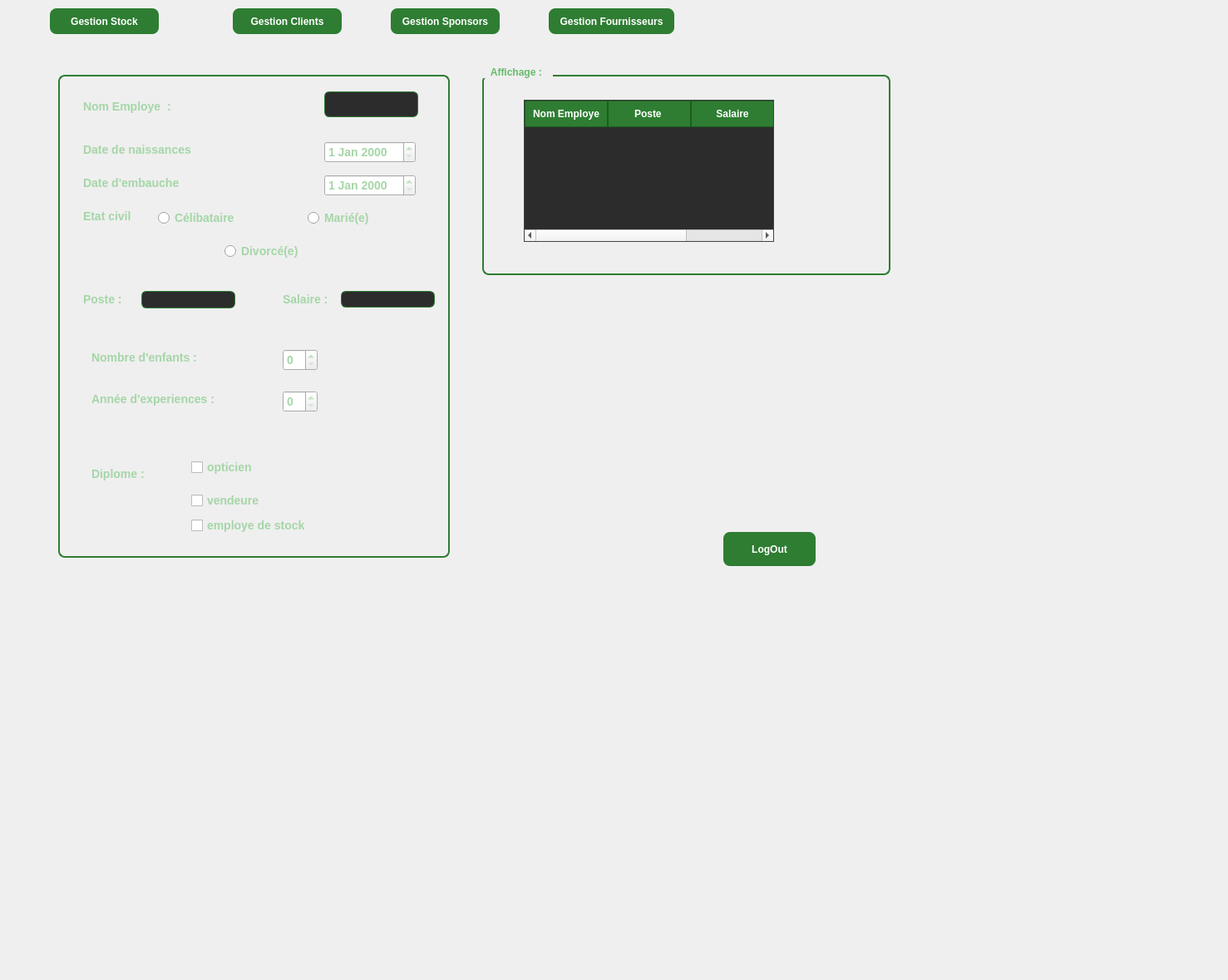
<?xml version="1.0" encoding="UTF-8"?>
<ui version="4.0">
 <class>MainWindow</class>
 <widget class="QMainWindow" name="MainWindow">
  <property name="geometry">
   <rect>
    <x>0</x>
    <y>0</y>
    <width>1477</width>
    <height>1179</height>
   </rect>
  </property>
  <property name="windowTitle">
   <string>MainWindow</string>
  </property>
  <property name="styleSheet">
   <string notr="true">QMainWindow {
    background-image: url(:/images/background.jpg); /* chemin de ton image */
    background-repeat: no-repeat;
    background-position: center;
    background-attachment: fixed;

  
}

 /* Labels */ QLabel { font-size: 14px; font-weight: bold; color: #A5D6A7; /* vert pâle */ } /* Champs de saisie */ QLineEdit { border: 1px solid #2E7D32; border-radius: 6px; padding: 6px; background-color: #2C2C2C; color: #E0E0E0; } QLineEdit:focus { border: 1px solid #66BB6A; /* vert clair */ background-color: #333333; } /* Boutons */ QPushButton { background-color: #2E7D32; /* vert sombre */ color: white; border-radius: 8px; padding: 6px 14px; font-weight: bold; } QPushButton:hover { background-color: #388E3C; } QPushButton:pressed { background-color: #1B5E20; } /* Table des produits */ QTableWidget { background-color: #2C2C2C; border: 1px solid #424242; gridline-color: #555555; selection-background-color: #2E7D32; /* vert sélection */ selection-color: white; color: #E0E0E0; font-size: 13px; } QHeaderView::section { background-color: #2E7D32; color: white; font-weight: bold; padding: 6px; border: 1px solid #1B5E20; } /* GroupBox (cadres) */ QGroupBox { border: 2px solid #2E7D32; border-radius: 8px; margin-top: 10px; padding: 10px; font-weight: bold; color: #66BB6A; /* vert clair */ } QGroupBox::title { subcontrol-origin: margin; subcontrol-position: top left; padding: 0 8px; }</string>
  </property>
  <property name="documentMode">
   <bool>true</bool>
  </property>
  <property name="dockNestingEnabled">
   <bool>true</bool>
  </property>
  <property name="unifiedTitleAndToolBarOnMac">
   <bool>true</bool>
  </property>
  <widget class="QWidget" name="centralwidget">
   <widget class="QStackedWidget" name="stackedWidget">
    <property name="geometry">
     <rect>
      <x>30</x>
      <y>0</y>
      <width>1301</width>
      <height>1101</height>
     </rect>
    </property>
    <property name="autoFillBackground">
     <bool>false</bool>
    </property>
    <property name="styleSheet">
     <string notr="true">QMainWindow { background-color: #1E1E1E; /* fond sombre */ font-family: &quot;Segoe UI&quot;; font-size: 14px; color: #E0E0E0; /* texte clair */ } /* Labels */ QLabel { font-size: 14px; font-weight: bold; color: #A5D6A7; /* vert pâle */ } /* Champs de saisie */ QLineEdit { border: 1px solid #2E7D32; border-radius: 6px; padding: 6px; background-color: #2C2C2C; color: #E0E0E0; } QLineEdit:focus { border: 1px solid #66BB6A; /* vert clair */ background-color: #333333; } /* Boutons */ QPushButton { background-color: #2E7D32; /* vert sombre */ color: white; border-radius: 8px; padding: 6px 14px; font-weight: bold; } QPushButton:hover { background-color: #388E3C; } QPushButton:pressed { background-color: #1B5E20; } /* Table des produits */ QTableWidget { background-color: #2C2C2C; border: 1px solid #424242; gridline-color: #555555; selection-background-color: #2E7D32; /* vert sélection */ selection-color: white; color: #E0E0E0; font-size: 13px; } QHeaderView::section { background-color: #2E7D32; color: white; font-weight: bold; padding: 6px; border: 1px solid #1B5E20; } /* GroupBox (cadres) */ QGroupBox { border: 2px solid #2E7D32; border-radius: 8px; margin-top: 10px; padding: 10px; font-weight: bold; color: #66BB6A; /* vert clair */ } QGroupBox::title { subcontrol-origin: margin; subcontrol-position: top left; padding: 0 8px; }
</string>
    </property>
    <property name="currentIndex">
     <number>3</number>
    </property>
    <widget class="QWidget" name="page">
     <widget class="QLabel" name="label_10">
      <property name="geometry">
       <rect>
        <x>410</x>
        <y>190</y>
        <width>91</width>
        <height>31</height>
       </rect>
      </property>
      <property name="text">
       <string>Name : </string>
      </property>
     </widget>
     <widget class="QPushButton" name="btnLogin">
      <property name="geometry">
       <rect>
        <x>520</x>
        <y>330</y>
        <width>91</width>
        <height>41</height>
       </rect>
      </property>
      <property name="text">
       <string>Login</string>
      </property>
     </widget>
     <widget class="QLineEdit" name="lineUser">
      <property name="geometry">
       <rect>
        <x>610</x>
        <y>190</y>
        <width>113</width>
        <height>31</height>
       </rect>
      </property>
      <property name="text">
       <string/>
      </property>
     </widget>
     <widget class="QLineEdit" name="linePass">
      <property name="geometry">
       <rect>
        <x>610</x>
        <y>240</y>
        <width>113</width>
        <height>31</height>
       </rect>
      </property>
      <property name="text">
       <string/>
      </property>
      <property name="echoMode">
       <enum>QLineEdit::EchoMode::Password</enum>
      </property>
     </widget>
     <widget class="QLabel" name="label_11">
      <property name="geometry">
       <rect>
        <x>410</x>
        <y>240</y>
        <width>71</width>
        <height>31</height>
       </rect>
      </property>
      <property name="text">
       <string>Password : </string>
      </property>
     </widget>
     <widget class="QLabel" name="label_41">
      <property name="geometry">
       <rect>
        <x>680</x>
        <y>50</y>
        <width>451</width>
        <height>281</height>
       </rect>
      </property>
      <property name="tabletTracking">
       <bool>true</bool>
      </property>
      <property name="acceptDrops">
       <bool>true</bool>
      </property>
      <property name="autoFillBackground">
       <bool>false</bool>
      </property>
      <property name="text">
       <string/>
      </property>
      <property name="pixmap">
       <pixmap>a.png</pixmap>
      </property>
      <property name="scaledContents">
       <bool>true</bool>
      </property>
      <property name="wordWrap">
       <bool>true</bool>
      </property>
      <property name="openExternalLinks">
       <bool>true</bool>
      </property>
     </widget>
    </widget>
    <widget class="QWidget" name="page_1">
     <widget class="QDateEdit" name="dateEdit">
      <property name="geometry">
       <rect>
        <x>280</x>
        <y>410</y>
        <width>110</width>
        <height>41</height>
       </rect>
      </property>
      <property name="styleSheet">
       <string notr="true">font-size: 14px; font-weight: bold; color: #A5D6A9;</string>
      </property>
     </widget>
     <widget class="QLineEdit" name="lineEdit_5">
      <property name="geometry">
       <rect>
        <x>280</x>
        <y>350</y>
        <width>113</width>
        <height>31</height>
       </rect>
      </property>
     </widget>
     <widget class="QLabel" name="label_5">
      <property name="geometry">
       <rect>
        <x>40</x>
        <y>280</y>
        <width>101</width>
        <height>41</height>
       </rect>
      </property>
      <property name="text">
       <string>Prix : </string>
      </property>
     </widget>
     <widget class="QLabel" name="label_2">
      <property name="geometry">
       <rect>
        <x>40</x>
        <y>100</y>
        <width>101</width>
        <height>41</height>
       </rect>
      </property>
      <property name="text">
       <string>Quantite :</string>
      </property>
     </widget>
     <widget class="QLineEdit" name="lineEdit_4">
      <property name="geometry">
       <rect>
        <x>280</x>
        <y>280</y>
        <width>113</width>
        <height>31</height>
       </rect>
      </property>
     </widget>
     <widget class="QLabel" name="label">
      <property name="geometry">
       <rect>
        <x>30</x>
        <y>30</y>
        <width>131</width>
        <height>61</height>
       </rect>
      </property>
      <property name="text">
       <string> Nom Du Produit : </string>
      </property>
     </widget>
     <widget class="QLabel" name="label_7">
      <property name="geometry">
       <rect>
        <x>40</x>
        <y>410</y>
        <width>161</width>
        <height>41</height>
       </rect>
      </property>
      <property name="text">
       <string>Date de fabriquation :  </string>
      </property>
     </widget>
     <widget class="QPushButton" name="btnGestionClients_PageStock">
      <property name="geometry">
       <rect>
        <x>40</x>
        <y>0</y>
        <width>131</width>
        <height>31</height>
       </rect>
      </property>
      <property name="text">
       <string>Gestion Clients</string>
      </property>
     </widget>
     <widget class="QLineEdit" name="lineEdit_3">
      <property name="geometry">
       <rect>
        <x>280</x>
        <y>160</y>
        <width>113</width>
        <height>31</height>
       </rect>
      </property>
     </widget>
     <widget class="QPushButton" name="pushButton_5">
      <property name="geometry">
       <rect>
        <x>710</x>
        <y>90</y>
        <width>101</width>
        <height>24</height>
       </rect>
      </property>
      <property name="text">
       <string>Recherche : </string>
      </property>
     </widget>
     <widget class="QPushButton" name="pushButton_4">
      <property name="geometry">
       <rect>
        <x>440</x>
        <y>90</y>
        <width>91</width>
        <height>24</height>
       </rect>
      </property>
      <property name="text">
       <string> TRI : </string>
      </property>
     </widget>
     <widget class="QDateEdit" name="dateEdit_2">
      <property name="geometry">
       <rect>
        <x>280</x>
        <y>470</y>
        <width>110</width>
        <height>41</height>
       </rect>
      </property>
      <property name="styleSheet">
       <string notr="true">font-size: 14px; font-weight: bold; color: #A5D6A7;</string>
      </property>
     </widget>
     <widget class="QPushButton" name="btnGestionEmployes_PageStock">
      <property name="geometry">
       <rect>
        <x>210</x>
        <y>0</y>
        <width>131</width>
        <height>31</height>
       </rect>
      </property>
      <property name="text">
       <string>Gestion Employes</string>
      </property>
     </widget>
     <widget class="QLabel" name="label_4">
      <property name="geometry">
       <rect>
        <x>40</x>
        <y>220</y>
        <width>101</width>
        <height>41</height>
       </rect>
      </property>
      <property name="text">
       <string>Categorie : </string>
      </property>
     </widget>
     <widget class="QLabel" name="label_6">
      <property name="geometry">
       <rect>
        <x>40</x>
        <y>340</y>
        <width>101</width>
        <height>41</height>
       </rect>
      </property>
      <property name="text">
       <string>fOURNISSEUR :</string>
      </property>
     </widget>
     <widget class="QLineEdit" name="lineEdit">
      <property name="geometry">
       <rect>
        <x>280</x>
        <y>50</y>
        <width>113</width>
        <height>31</height>
       </rect>
      </property>
     </widget>
     <widget class="QLabel" name="labelImage">
      <property name="geometry">
       <rect>
        <x>610</x>
        <y>590</y>
        <width>171</width>
        <height>81</height>
       </rect>
      </property>
      <property name="text">
       <string>labelImage</string>
      </property>
     </widget>
     <widget class="QLabel" name="label_8">
      <property name="geometry">
       <rect>
        <x>40</x>
        <y>470</y>
        <width>161</width>
        <height>41</height>
       </rect>
      </property>
      <property name="text">
       <string>Date d expiration : </string>
      </property>
     </widget>
     <widget class="QLineEdit" name="lineEdit_2">
      <property name="geometry">
       <rect>
        <x>280</x>
        <y>110</y>
        <width>113</width>
        <height>31</height>
       </rect>
      </property>
     </widget>
     <widget class="QLabel" name="label_3">
      <property name="geometry">
       <rect>
        <x>40</x>
        <y>150</y>
        <width>101</width>
        <height>41</height>
       </rect>
      </property>
      <property name="text">
       <string>Reference  : </string>
      </property>
     </widget>
     <widget class="QComboBox" name="comboBox">
      <property name="geometry">
       <rect>
        <x>280</x>
        <y>220</y>
        <width>121</width>
        <height>31</height>
       </rect>
      </property>
      <property name="minimumSize">
       <size>
        <width>0</width>
        <height>31</height>
       </size>
      </property>
     </widget>
     <widget class="QPushButton" name="btnGestionSponsors_PageStock">
      <property name="geometry">
       <rect>
        <x>400</x>
        <y>0</y>
        <width>131</width>
        <height>31</height>
       </rect>
      </property>
      <property name="text">
       <string>Gestion Sponsors</string>
      </property>
     </widget>
     <widget class="QPushButton" name="btnGestionFournisseurs_PageStock">
      <property name="geometry">
       <rect>
        <x>580</x>
        <y>0</y>
        <width>151</width>
        <height>31</height>
       </rect>
      </property>
      <property name="text">
       <string>Gestion Fournisseurs</string>
      </property>
     </widget>
     <widget class="QGroupBox" name="groupBox_3">
      <property name="geometry">
       <rect>
        <x>590</x>
        <y>160</y>
        <width>491</width>
        <height>251</height>
       </rect>
      </property>
      <property name="title">
       <string>Affichage : </string>
      </property>
      <widget class="QTableWidget" name="tableWidget">
       <property name="geometry">
        <rect>
         <x>100</x>
         <y>20</y>
         <width>301</width>
         <height>211</height>
        </rect>
       </property>
       <property name="columnCount">
        <number>3</number>
       </property>
       <column>
        <property name="text">
         <string>Nom Produit</string>
        </property>
       </column>
       <column>
        <property name="text">
         <string>Quantite</string>
        </property>
       </column>
       <column>
        <property name="text">
         <string>Prix</string>
        </property>
       </column>
      </widget>
     </widget>
     <widget class="QLabel" name="label_48">
      <property name="geometry">
       <rect>
        <x>810</x>
        <y>-20</y>
        <width>221</width>
        <height>151</height>
       </rect>
      </property>
      <property name="text">
       <string/>
      </property>
      <property name="pixmap">
       <pixmap>:/a.png</pixmap>
      </property>
     </widget>
     <widget class="QGroupBox" name="groupBox_5">
      <property name="geometry">
       <rect>
        <x>470</x>
        <y>460</y>
        <width>671</width>
        <height>61</height>
       </rect>
      </property>
      <property name="title">
       <string/>
      </property>
      <widget class="QPushButton" name="pushButton_20">
       <property name="geometry">
        <rect>
         <x>480</x>
         <y>20</y>
         <width>181</width>
         <height>31</height>
        </rect>
       </property>
       <property name="text">
        <string>Supprimer</string>
       </property>
      </widget>
      <widget class="QPushButton" name="pushButton_17">
       <property name="geometry">
        <rect>
         <x>40</x>
         <y>20</y>
         <width>181</width>
         <height>31</height>
        </rect>
       </property>
       <property name="text">
        <string>Modfier </string>
       </property>
      </widget>
      <widget class="QPushButton" name="pushButton_21">
       <property name="geometry">
        <rect>
         <x>260</x>
         <y>20</y>
         <width>181</width>
         <height>31</height>
        </rect>
       </property>
       <property name="text">
        <string>Valider</string>
       </property>
      </widget>
     </widget>
     <widget class="QRadioButton" name="radioButton_10">
      <property name="geometry">
       <rect>
        <x>540</x>
        <y>60</y>
        <width>101</width>
        <height>24</height>
       </rect>
      </property>
      <property name="styleSheet">
       <string notr="true">font-size: 14px; font-weight: bold; color: #A5D6A7;
</string>
      </property>
      <property name="text">
       <string>A-Z</string>
      </property>
     </widget>
     <widget class="QRadioButton" name="radioButton_11">
      <property name="geometry">
       <rect>
        <x>540</x>
        <y>90</y>
        <width>101</width>
        <height>24</height>
       </rect>
      </property>
      <property name="styleSheet">
       <string notr="true">font-size: 14px; font-weight: bold; color: #A5D6A7;
</string>
      </property>
      <property name="text">
       <string>Quantite </string>
      </property>
     </widget>
     <widget class="QRadioButton" name="radioButton_12">
      <property name="geometry">
       <rect>
        <x>540</x>
        <y>120</y>
        <width>101</width>
        <height>24</height>
       </rect>
      </property>
      <property name="styleSheet">
       <string notr="true">font-size: 14px; font-weight: bold; color: #A5D6A7;
</string>
      </property>
      <property name="text">
       <string>Prix</string>
      </property>
     </widget>
     <widget class="QLineEdit" name="lineEdit_28">
      <property name="geometry">
       <rect>
        <x>840</x>
        <y>90</y>
        <width>113</width>
        <height>31</height>
       </rect>
      </property>
     </widget>
     <widget class="QLabel" name="label_49">
      <property name="geometry">
       <rect>
        <x>490</x>
        <y>560</y>
        <width>161</width>
        <height>41</height>
       </rect>
      </property>
      <property name="text">
       <string>Statistiques : </string>
      </property>
     </widget>
     <widget class="QGroupBox" name="groupBox_7">
      <property name="geometry">
       <rect>
        <x>10</x>
        <y>620</y>
        <width>411</width>
        <height>61</height>
       </rect>
      </property>
      <property name="title">
       <string/>
      </property>
      <widget class="QPushButton" name="pushButton_3">
       <property name="geometry">
        <rect>
         <x>240</x>
         <y>20</y>
         <width>131</width>
         <height>31</height>
        </rect>
       </property>
       <property name="text">
        <string>EXPORT PDF</string>
       </property>
      </widget>
      <widget class="QPushButton" name="pushButton_22">
       <property name="geometry">
        <rect>
         <x>30</x>
         <y>20</y>
         <width>131</width>
         <height>31</height>
        </rect>
       </property>
       <property name="text">
        <string>Upload Image </string>
       </property>
      </widget>
     </widget>
     <widget class="QPushButton" name="btnBack_PageStock">
      <property name="geometry">
       <rect>
        <x>1100</x>
        <y>670</y>
        <width>91</width>
        <height>41</height>
       </rect>
      </property>
      <property name="text">
       <string>LogOut</string>
      </property>
     </widget>
    </widget>
    <widget class="QWidget" name="page_2">
     <widget class="QPushButton" name="btnBack_PageClients">
      <property name="geometry">
       <rect>
        <x>1030</x>
        <y>690</y>
        <width>101</width>
        <height>31</height>
       </rect>
      </property>
      <property name="text">
       <string>LogOut</string>
      </property>
     </widget>
     <widget class="QLabel" name="label_47">
      <property name="geometry">
       <rect>
        <x>900</x>
        <y>40</y>
        <width>221</width>
        <height>151</height>
       </rect>
      </property>
      <property name="text">
       <string/>
      </property>
      <property name="pixmap">
       <pixmap>:/a.png</pixmap>
      </property>
     </widget>
     <widget class="QLabel" name="label_59">
      <property name="geometry">
       <rect>
        <x>480</x>
        <y>370</y>
        <width>251</width>
        <height>71</height>
       </rect>
      </property>
      <property name="text">
       <string/>
      </property>
      <property name="pixmap">
       <pixmap>../../../../../Downloads/icone-statistique-fond-clair-symbole-donnees-entreprise-graphique-analysant-analytique-contour-plat_.png</pixmap>
      </property>
      <property name="scaledContents">
       <bool>true</bool>
      </property>
     </widget>
     <widget class="QLabel" name="label_58">
      <property name="geometry">
       <rect>
        <x>500</x>
        <y>570</y>
        <width>171</width>
        <height>20</height>
       </rect>
      </property>
      <property name="text">
       <string>Statistiques clients:</string>
      </property>
     </widget>
    </widget>
    <widget class="QWidget" name="page_3">
     <widget class="QPushButton" name="btnGestionStock_Page_Employes">
      <property name="geometry">
       <rect>
        <x>30</x>
        <y>10</y>
        <width>131</width>
        <height>31</height>
       </rect>
      </property>
      <property name="text">
       <string>Gestion Stock</string>
      </property>
     </widget>
     <widget class="QPushButton" name="btnGestionClients_Page_Employes">
      <property name="geometry">
       <rect>
        <x>250</x>
        <y>10</y>
        <width>131</width>
        <height>31</height>
       </rect>
      </property>
      <property name="text">
       <string>Gestion Clients</string>
      </property>
     </widget>
     <widget class="QLineEdit" name="lineEdit_16">
      <property name="geometry">
       <rect>
        <x>360</x>
        <y>110</y>
        <width>113</width>
        <height>31</height>
       </rect>
      </property>
     </widget>
     <widget class="QPushButton" name="btnGestionSponsors_Page_Employes">
      <property name="geometry">
       <rect>
        <x>440</x>
        <y>10</y>
        <width>131</width>
        <height>31</height>
       </rect>
      </property>
      <property name="text">
       <string>Gestion Sponsors</string>
      </property>
     </widget>
     <widget class="QPushButton" name="btnGestionFournisseurs_Page_Employes">
      <property name="geometry">
       <rect>
        <x>630</x>
        <y>10</y>
        <width>151</width>
        <height>31</height>
       </rect>
      </property>
      <property name="text">
       <string>Gestion Fournisseurs</string>
      </property>
     </widget>
     <widget class="QLabel" name="label_17">
      <property name="geometry">
       <rect>
        <x>70</x>
        <y>120</y>
        <width>121</width>
        <height>16</height>
       </rect>
      </property>
      <property name="text">
       <string>Nom Employe  :</string>
      </property>
     </widget>
     <widget class="QLabel" name="label_18">
      <property name="geometry">
       <rect>
        <x>70</x>
        <y>170</y>
        <width>131</width>
        <height>20</height>
       </rect>
      </property>
      <property name="text">
       <string>Date de naissances</string>
      </property>
     </widget>
     <widget class="QDateEdit" name="dateEdit_3">
      <property name="geometry">
       <rect>
        <x>360</x>
        <y>170</y>
        <width>110</width>
        <height>26</height>
       </rect>
      </property>
      <property name="styleSheet">
       <string notr="true">font-size: 14px; font-weight: bold; color: #A5D6A7;</string>
      </property>
     </widget>
     <widget class="QLabel" name="label_19">
      <property name="geometry">
       <rect>
        <x>70</x>
        <y>250</y>
        <width>91</width>
        <height>20</height>
       </rect>
      </property>
      <property name="text">
       <string>Etat civil</string>
      </property>
     </widget>
     <widget class="QRadioButton" name="radioButton">
      <property name="geometry">
       <rect>
        <x>160</x>
        <y>250</y>
        <width>101</width>
        <height>24</height>
       </rect>
      </property>
      <property name="styleSheet">
       <string notr="true">font-size: 14px; font-weight: bold; color: #A5D6A7;
</string>
      </property>
      <property name="text">
       <string>Célibataire</string>
      </property>
     </widget>
     <widget class="QRadioButton" name="radioButton_2">
      <property name="geometry">
       <rect>
        <x>340</x>
        <y>250</y>
        <width>131</width>
        <height>24</height>
       </rect>
      </property>
      <property name="styleSheet">
       <string notr="true">font-size: 14px; font-weight: bold; color: #A5D6A7;

</string>
      </property>
      <property name="text">
       <string>Marié(e)</string>
      </property>
     </widget>
     <widget class="QRadioButton" name="radioButton_3">
      <property name="geometry">
       <rect>
        <x>240</x>
        <y>290</y>
        <width>131</width>
        <height>24</height>
       </rect>
      </property>
      <property name="styleSheet">
       <string notr="true">font-size: 14px; font-weight: bold; color: #A5D6A7;
</string>
      </property>
      <property name="text">
       <string>Divorcé(e)</string>
      </property>
     </widget>
     <widget class="QLabel" name="label_20">
      <property name="geometry">
       <rect>
        <x>80</x>
        <y>420</y>
        <width>131</width>
        <height>20</height>
       </rect>
      </property>
      <property name="text">
       <string>Nombre d'enfants :</string>
      </property>
     </widget>
     <widget class="QSpinBox" name="spinBox">
      <property name="geometry">
       <rect>
        <x>310</x>
        <y>420</y>
        <width>42</width>
        <height>26</height>
       </rect>
      </property>
      <property name="styleSheet">
       <string notr="true">font-size: 14px; font-weight: bold; color: #A5D6A7;</string>
      </property>
     </widget>
     <widget class="QLabel" name="label_21">
      <property name="geometry">
       <rect>
        <x>80</x>
        <y>470</y>
        <width>151</width>
        <height>20</height>
       </rect>
      </property>
      <property name="text">
       <string>Année d'experiences : </string>
      </property>
     </widget>
     <widget class="QSpinBox" name="spinBox_2">
      <property name="geometry">
       <rect>
        <x>310</x>
        <y>470</y>
        <width>42</width>
        <height>26</height>
       </rect>
      </property>
      <property name="styleSheet">
       <string notr="true">font-size: 14px; font-weight: bold; color: #A5D6A7;</string>
      </property>
     </widget>
     <widget class="QLabel" name="label_22">
      <property name="geometry">
       <rect>
        <x>80</x>
        <y>560</y>
        <width>91</width>
        <height>20</height>
       </rect>
      </property>
      <property name="text">
       <string>Diplome : </string>
      </property>
     </widget>
     <widget class="QCheckBox" name="checkBox">
      <property name="geometry">
       <rect>
        <x>200</x>
        <y>550</y>
        <width>91</width>
        <height>24</height>
       </rect>
      </property>
      <property name="styleSheet">
       <string notr="true">font-size: 14px; font-weight: bold; color: #A5D6A7;</string>
      </property>
      <property name="text">
       <string>opticien</string>
      </property>
     </widget>
     <widget class="QCheckBox" name="checkBox_3">
      <property name="geometry">
       <rect>
        <x>200</x>
        <y>590</y>
        <width>111</width>
        <height>24</height>
       </rect>
      </property>
      <property name="styleSheet">
       <string notr="true">font-size: 14px; font-weight: bold; color: #A5D6A7;</string>
      </property>
      <property name="text">
       <string>vendeure</string>
      </property>
     </widget>
     <widget class="QCheckBox" name="checkBox_2">
      <property name="geometry">
       <rect>
        <x>200</x>
        <y>620</y>
        <width>161</width>
        <height>24</height>
       </rect>
      </property>
      <property name="styleSheet">
       <string notr="true">font-size: 14px; font-weight: bold; color: #A5D6A7;</string>
      </property>
      <property name="text">
       <string>employe de stock</string>
      </property>
     </widget>
     <widget class="QLabel" name="label_25">
      <property name="geometry">
       <rect>
        <x>70</x>
        <y>210</y>
        <width>141</width>
        <height>20</height>
       </rect>
      </property>
      <property name="text">
       <string>Date d'embauche</string>
      </property>
     </widget>
     <widget class="QDateEdit" name="dateEdit_4">
      <property name="geometry">
       <rect>
        <x>360</x>
        <y>210</y>
        <width>110</width>
        <height>26</height>
       </rect>
      </property>
      <property name="styleSheet">
       <string notr="true">font-size: 14px; font-weight: bold; color: #A5D6A7;</string>
      </property>
     </widget>
     <widget class="QLabel" name="label_26">
      <property name="geometry">
       <rect>
        <x>70</x>
        <y>350</y>
        <width>63</width>
        <height>20</height>
       </rect>
      </property>
      <property name="text">
       <string>Poste :</string>
      </property>
     </widget>
     <widget class="QLabel" name="label_27">
      <property name="geometry">
       <rect>
        <x>310</x>
        <y>350</y>
        <width>63</width>
        <height>20</height>
       </rect>
      </property>
      <property name="text">
       <string>Salaire : </string>
      </property>
     </widget>
     <widget class="QLineEdit" name="lineEdit_17">
      <property name="geometry">
       <rect>
        <x>140</x>
        <y>350</y>
        <width>113</width>
        <height>21</height>
       </rect>
      </property>
     </widget>
     <widget class="QLineEdit" name="lineEdit_18">
      <property name="geometry">
       <rect>
        <x>380</x>
        <y>350</y>
        <width>113</width>
        <height>20</height>
       </rect>
      </property>
     </widget>
     <widget class="QPushButton" name="btnBack_Page_Employes">
      <property name="geometry">
       <rect>
        <x>840</x>
        <y>640</y>
        <width>111</width>
        <height>41</height>
       </rect>
      </property>
      <property name="text">
       <string>LogOut</string>
      </property>
     </widget>
     <widget class="QLabel" name="label_46">
      <property name="geometry">
       <rect>
        <x>880</x>
        <y>50</y>
        <width>221</width>
        <height>151</height>
       </rect>
      </property>
      <property name="text">
       <string/>
      </property>
      <property name="pixmap">
       <pixmap>:/a.png</pixmap>
      </property>
     </widget>
     <widget class="QGroupBox" name="groupBox_10">
      <property name="geometry">
       <rect>
        <x>550</x>
        <y>80</y>
        <width>491</width>
        <height>251</height>
       </rect>
      </property>
      <property name="title">
       <string>Affichage : </string>
      </property>
      <widget class="QTableWidget" name="tableWidget_4">
       <property name="geometry">
        <rect>
         <x>50</x>
         <y>40</y>
         <width>301</width>
         <height>171</height>
        </rect>
       </property>
       <property name="columnCount">
        <number>3</number>
       </property>
       <column>
        <property name="text">
         <string>Nom Employe</string>
        </property>
       </column>
       <column>
        <property name="text">
         <string>Poste </string>
        </property>
       </column>
       <column>
        <property name="text">
         <string>Salaire</string>
        </property>
       </column>
      </widget>
     </widget>
     <widget class="QGroupBox" name="groupBox_11">
      <property name="geometry">
       <rect>
        <x>40</x>
        <y>80</y>
        <width>471</width>
        <height>591</height>
       </rect>
      </property>
      <property name="title">
       <string/>
      </property>
     </widget>
    </widget>
    <widget class="QWidget" name="page_4">
     <widget class="QLabel" name="label_45">
      <property name="geometry">
       <rect>
        <x>860</x>
        <y>50</y>
        <width>221</width>
        <height>151</height>
       </rect>
      </property>
      <property name="text">
       <string/>
      </property>
      <property name="pixmap">
       <pixmap>:/a.png</pixmap>
      </property>
     </widget>
     <widget class="QLabel" name="label_31">
      <property name="geometry">
       <rect>
        <x>570</x>
        <y>380</y>
        <width>241</width>
        <height>381</height>
       </rect>
      </property>
      <property name="text">
       <string/>
      </property>
      <property name="pixmap">
       <pixmap>../../../../MOHAME~1/AppData/Local/Temp/Rar$DRa49232.39344.rartemp/youssef/images/s.png</pixmap>
      </property>
      <property name="scaledContents">
       <bool>true</bool>
      </property>
     </widget>
     <widget class="QLabel" name="label_54">
      <property name="geometry">
       <rect>
        <x>510</x>
        <y>380</y>
        <width>381</width>
        <height>441</height>
       </rect>
      </property>
      <property name="text">
       <string/>
      </property>
      <property name="pixmap">
       <pixmap>../../../../MOHAME~1/AppData/Downloads/s.png</pixmap>
      </property>
      <property name="scaledContents">
       <bool>true</bool>
      </property>
     </widget>
    </widget>
    <widget class="QWidget" name="page_5">
     <property name="styleSheet">
      <string notr="true">QMainWindow {
    background-image: url(:/images/background.jpg); /* chemin de ton image */
    background-repeat: no-repeat;
    background-position: center;
    background-attachment: fixed;
}
 /* Labels */ QLabel { font-size: 14px; font-weight: bold; color: #A5D6A7; /* vert pâle */ } /* Champs de saisie */ QLineEdit { border: 1px solid #2E7D32; border-radius: 6px; padding: 6px; background-color: #2C2C2C; color: #E0E0E0; } QLineEdit:focus { border: 1px solid #66BB6A; /* vert clair */ background-color: #333333; } /* Boutons */ QPushButton { background-color: #2E7D32; /* vert sombre */ color: white; border-radius: 8px; padding: 6px 14px; font-weight: bold; } QPushButton:hover { background-color: #388E3C; } QPushButton:pressed { background-color: #1B5E20; } /* Table des produits */ QTableWidget { background-color: #2C2C2C; border: 1px solid #424242; gridline-color: #555555; selection-background-color: #2E7D32; /* vert sélection */ selection-color: white; color: #E0E0E0; font-size: 13px; } QHeaderView::section { background-color: #2E7D32; color: white; font-weight: bold; padding: 6px; border: 1px solid #1B5E20; } /* GroupBox (cadres) */ QGroupBox { border: 2px solid #2E7D32; border-radius: 8px; margin-top: 10px; padding: 10px; font-weight: bold; color: #66BB6A; /* vert clair */ } QGroupBox::title { subcontrol-origin: margin; subcontrol-position: top left; padding: 0 8px; }</string>
     </property>
    </widget>
   </widget>
  </widget>
  <widget class="QMenuBar" name="menubar">
   <property name="geometry">
    <rect>
     <x>0</x>
     <y>0</y>
     <width>1477</width>
     <height>21</height>
    </rect>
   </property>
  </widget>
 </widget>
 <resources/>
 <connections/>
</ui>
